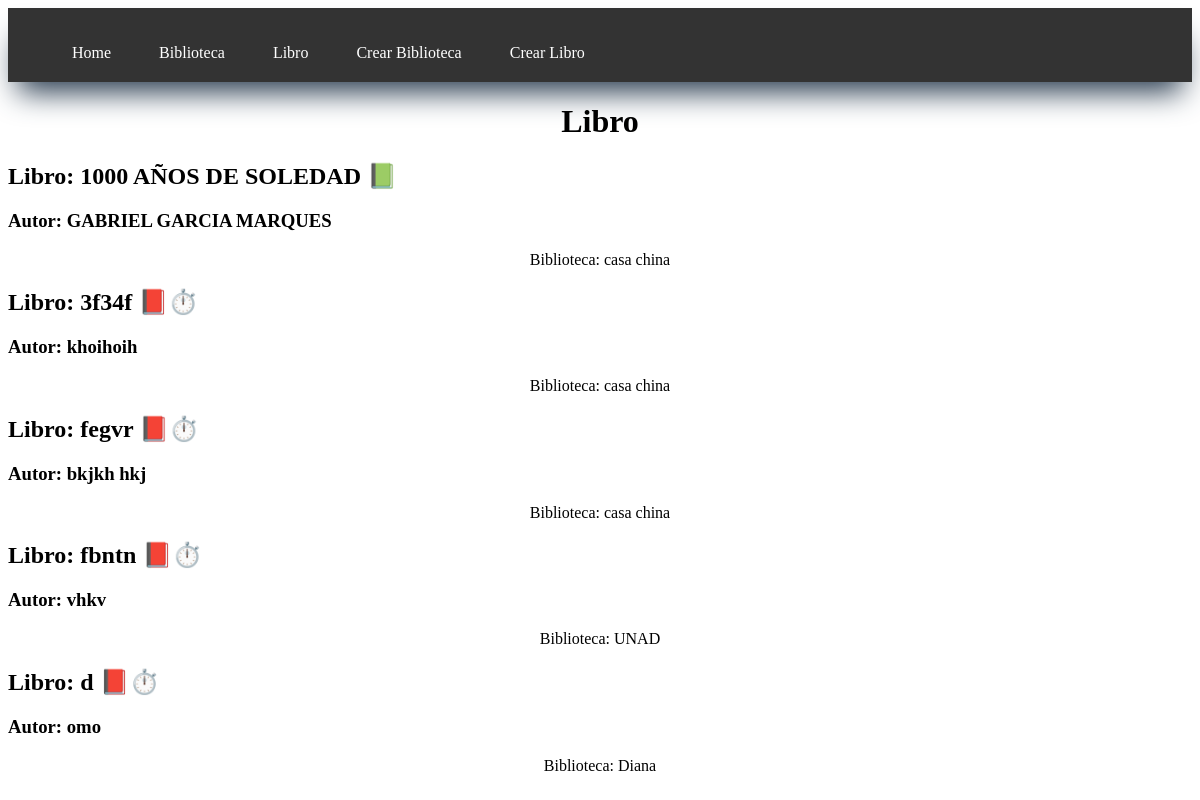
/libro, run on an earlier commit of the app's database.
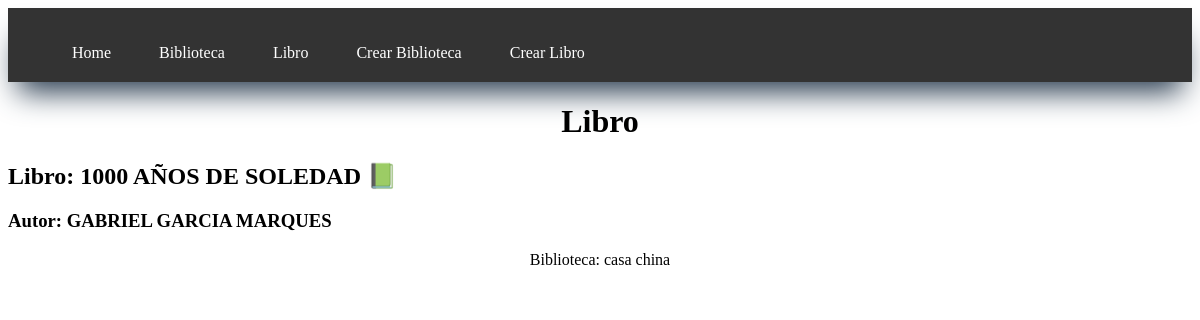
And on a later commit of the database.
### myapp/models.py (models this page shows, shortened)
class Libro( models.Model ):
    titulo = models.CharField(help_text='Ingrese el titulo del Libro', max_length=50)
    ISBN = models.CharField(max_length=13, help_text='Ingrese el ISBN del Libro')
    autor = models.CharField(help_text='Ingrese el nombre del autor', max_length=50)
    estado = models.CharField(help_text='Ingrese el estado del Libro', max_length=8)
    bibliotecas = models.ForeignKey(Biblioteca, on_delete=models.CASCADE)

class Biblioteca( models.Model ):
    nombre = models.CharField(help_text='Ingrese el nombre de la Biblioteca', max_length=50)
    ubicacion = models.CharField(help_text='Ingrese la ubicacion de la Biblioteca', max_length=50)
    def __str__( self ):
        return self.nombre

### myapp/views.py (the view)
# urls.py: path('libro', views.libro, name='libro'),
def libro( request ):
    titulo = 'Libro'
    libro = Libro.objects.all()
    return render( request, 'Libros/libro.html', {
        'titulo':titulo,
        'libro':libro,
    })

### myapp/templates/Libros/libro.html
{% extends 'layouts/base.html' %}
{% block content %}
<h1>{{titulo}}</h1>
{% for libro in libro %}
    <article>
        <h2>Libro: {{ libro.titulo }}
            {% if libro.estado == 'en sala' %}
                📗
            {% else %}
                📕⏱️
            {% endif %}
        </h2>
        <h3>Autor: {{ libro.autor }}</h3>
        <p>Biblioteca: {{ libro.bibliotecas }}</p>
    </article>
{% endfor %}
{% endblock %}

### myapp/templates/layouts/base.html (shortened to what this page needs)
{% load static %}
<!DOCTYPE html>
<html lang="es">
<head>
    <link rel="stylesheet" href="{% static 'css/css.css' %}">
</head>
<body class="body">
    <nav class="navbar">
        <ul>
            <li>
                <a href="{% url 'home' %}">Home</a>
            </li>
            <li>
                <a href="{% url 'biblioteca' %}">Biblioteca</a>
            </li>
            <li>
                <a href="{% url 'libro' %}">Libro</a>
            </li>
            <li>
                <a href="{% url 'crear_Biblioteca' %}">Crear Biblioteca</a>
            </li>
            <li>
                <a href="{% url 'crear_libro' %}">Crear Libro</a>
            </li>
        </ul>
    </nav>
    {% block content %}
    {% endblock %}
</body>
</html>

### myapp/static/css/css.css (style rules this page uses)
h1 { text-align: center; }
p { text-align: center; }
.navbar { overflow: hidden; background-color: #333; box-shadow: rgb(38, 57, 77) 0px 20px 30px -10px; }
.navbar a { float: left; display: block; color: white; text-align: center; padding: 20px 24px; text-decoration: none; }
ul { list-style: none; }

What changed in the data, as far as the page shows it:
removed Libro: titulo "3f34f", autor "khoihoih", bibliotecas "casa china"
removed Libro: titulo "fegvr", autor "bkjkh hkj", bibliotecas "casa china"
removed Libro: titulo "fbntn", autor "vhkv", bibliotecas "UNAD"
removed Libro: titulo "d", autor "omo", bibliotecas "Diana"
